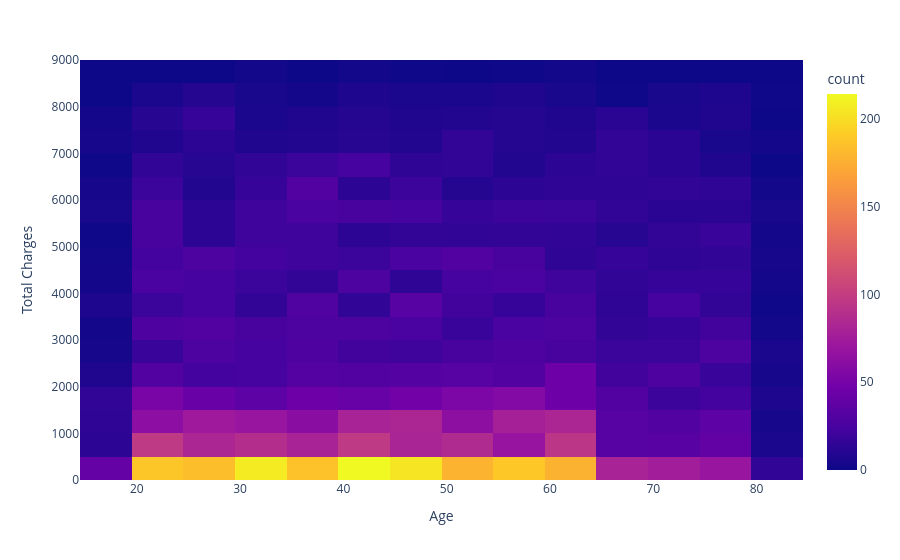

The cell this chart's notebook holds for it:
### Code cell
fig = px.density_heatmap(df1, x='Age', y='Total Charges')
fig.show()

### Figure 1 — Plotly figure (JSON) as saved in the notebook; plotly's stock layout.template omitted (floating-point values rounded to 4 significant figures; data arrays with more than 128 entries replaced by an {"elided": "..."} marker saying what was removed)
{"data": [{"coloraxis": "coloraxis", "hovertemplate": "Age=%{x}<br>Total Charges=%{y}<br>count=%{z}<extra></extra>", "name": "", "type": "histogram2d", "x": {"elided": "7043 int values"}, "xaxis": "x", "xbingroup": "x", "y": {"elided": "7043 float values"}, "yaxis": "y", "ybingroup": "y"}], "layout": {"coloraxis": {"colorbar": {"title": {"text": "count"}}, "colorscale": [[0, "#0d0887"], [0.1111, "#46039f"], [0.2222, "#7201a8"], [0.3333, "#9c179e"], [0.4444, "#bd3786"], [0.5556, "#d8576b"], [0.6667, "#ed7953"], [0.7778, "#fb9f3a"], [0.8889, "#fdca26"], [1, "#f0f921"]]}, "legend": {"tracegroupgap": 0}, "margin": {"t": 60}, "xaxis": {"anchor": "y", "domain": [0, 1], "title": {"text": "Age"}}, "yaxis": {"anchor": "x", "domain": [0, 1], "title": {"text": "Total Charges"}}}}
